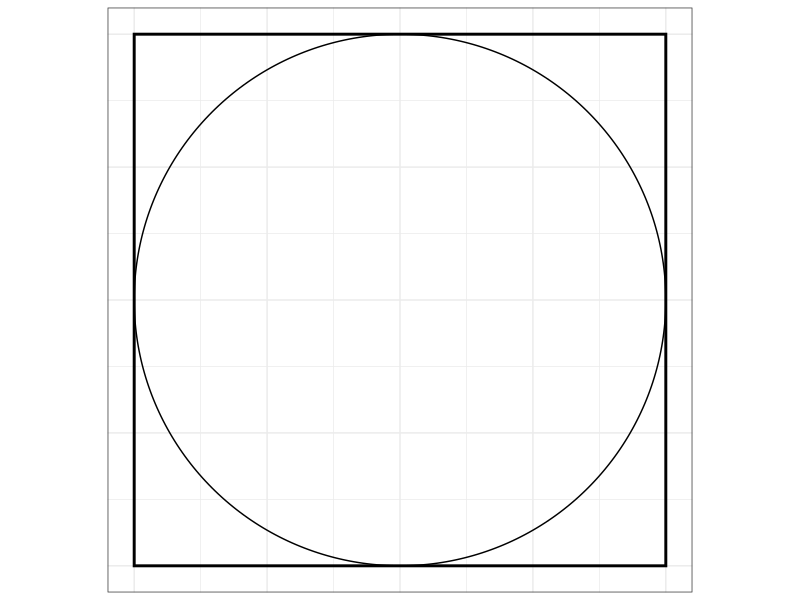
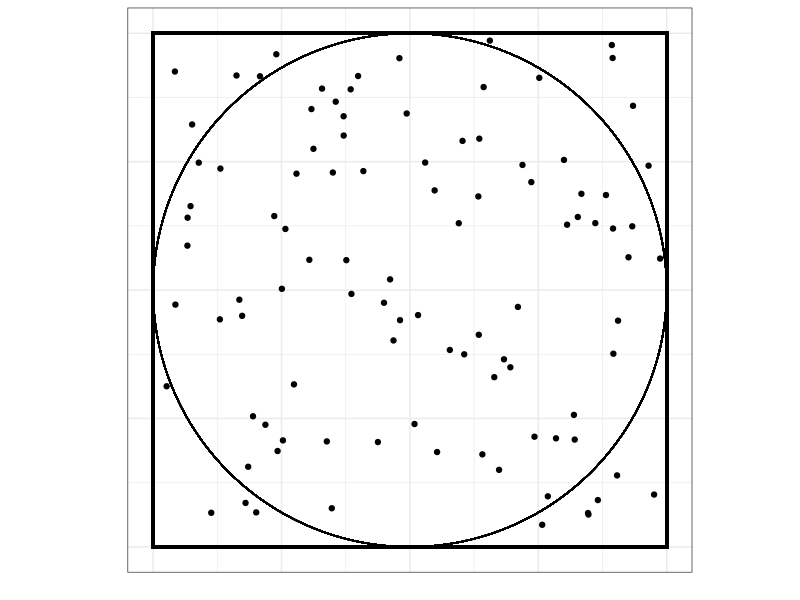
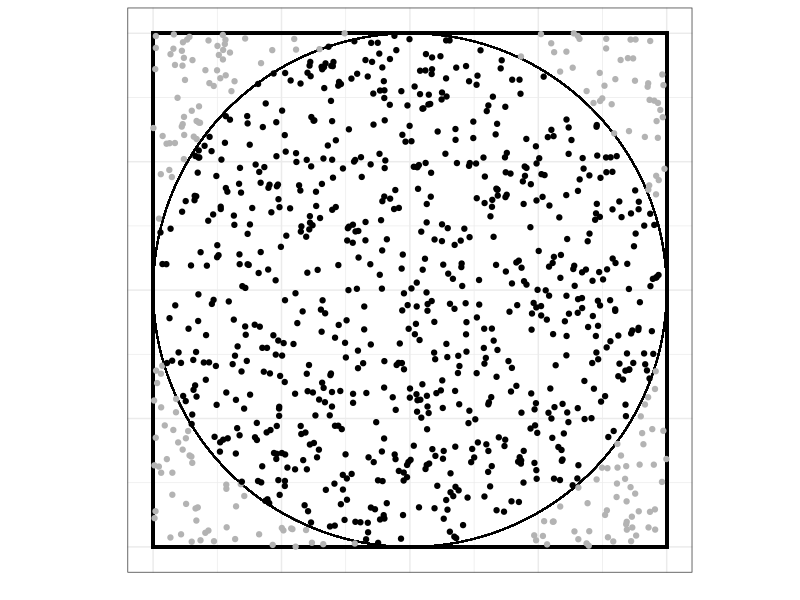

Recreate these plots in R, in order.
## ---- chunk 1
knitr::opts_chunk$set(echo = FALSE, eval = TRUE, message = FALSE, warning = FALSE)
## ---- chunk 2
library(tidyverse)
theme_set(theme_bw())
library(ggforce)
## ---- chunk 3
ggplot() +
  geom_rect(aes(xmin = -.5, xmax = .5, ymin = -.5, ymax = .5), color = "black", alpha = 0, linewidth = 1) +
  geom_circle(aes(x0 = 0, y0 = 0, r = .5)) +
  guides(x = "none", y = "none") +
  coord_fixed()
## ---- chunk 4
tibble(x = runif(100, -.5, .5),
       y = runif(100, -.5, .5)) %>% 
ggplot() +
  geom_rect(aes(xmin = -.5, xmax = .5, ymin = -.5, ymax = .5), color = "black", alpha = 0, linewidth = 1) +
  geom_circle(aes(x0 = 0, y0 = 0, r = .5)) +
  geom_point(aes(x, y)) +
  guides(x = "none", y = "none") +
  labs(x = "", y = "") +
  coord_fixed()
## ---- chunk 5
tibble(x = runif(1000, -.5, .5),
       y = runif(1000, -.5, .5),
       d = sqrt(x^2 + y^2),
       incirc = ifelse(d <= .5, TRUE, FALSE)) %>% 
ggplot() +
  geom_rect(aes(xmin = -.5, xmax = .5, ymin = -.5, ymax = .5), color = "black", alpha = 0, linewidth = 1) +
  geom_circle(aes(x0 = 0, y0 = 0, r = .5)) +
  geom_point(aes(x, y, color = incirc)) +
  guides(x = "none", y = "none", color = "none") +
  labs(x = "", y = "") +
  coord_fixed() +
  scale_color_manual(values = c(`TRUE` = "black", `FALSE` = "gray70"))
